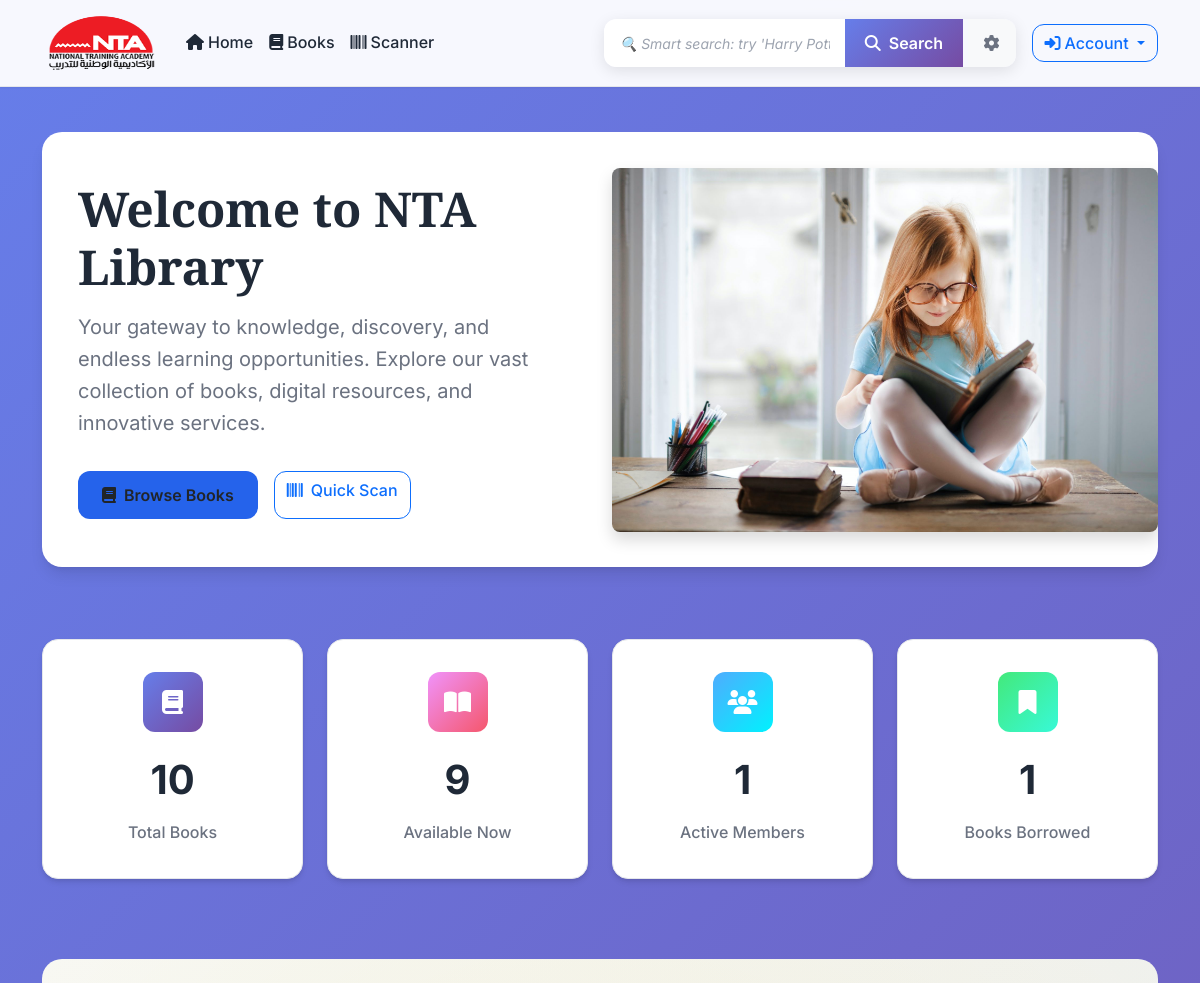
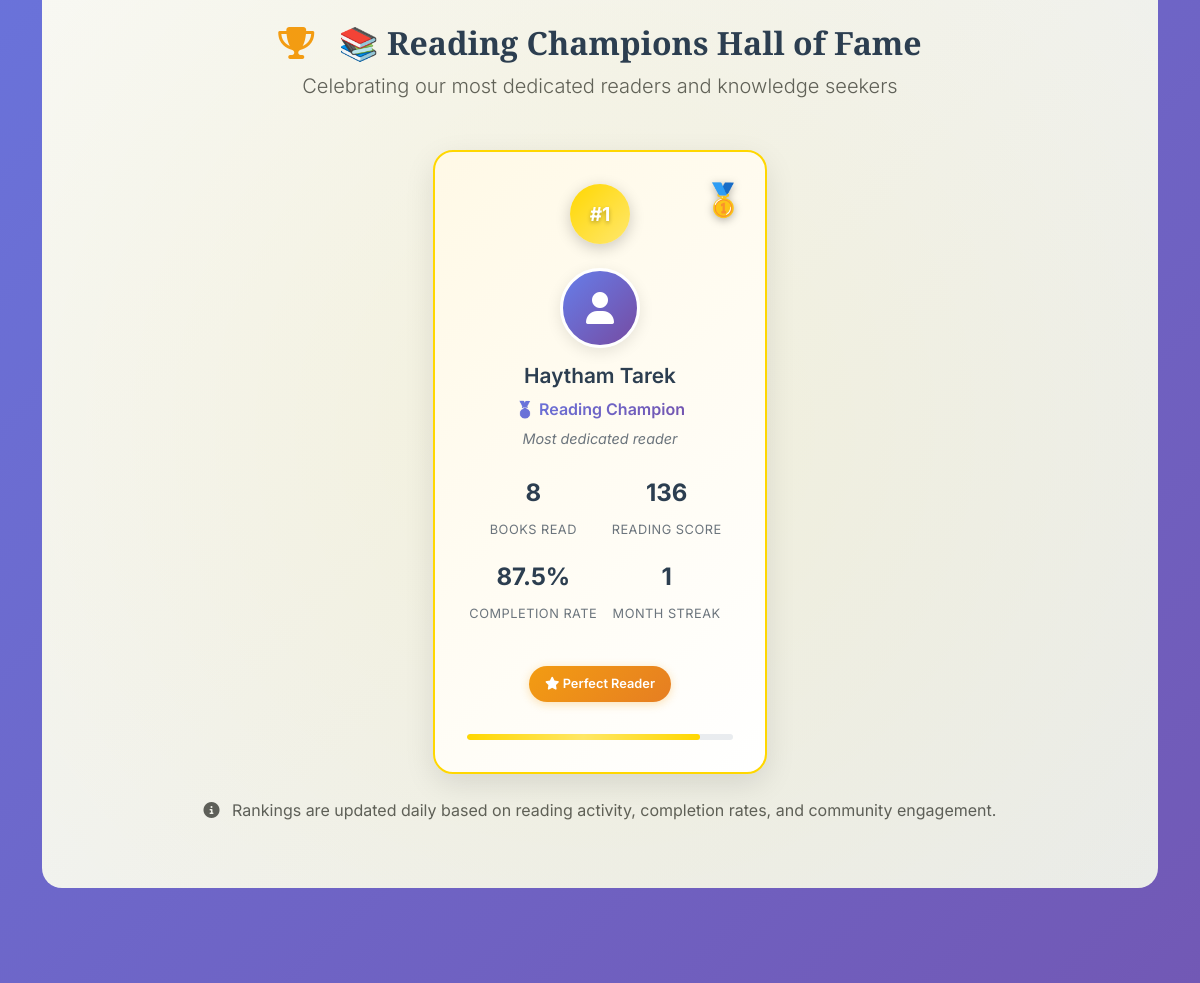
Before: / (upper part) with the older database file (2 pictures, top to bottom).
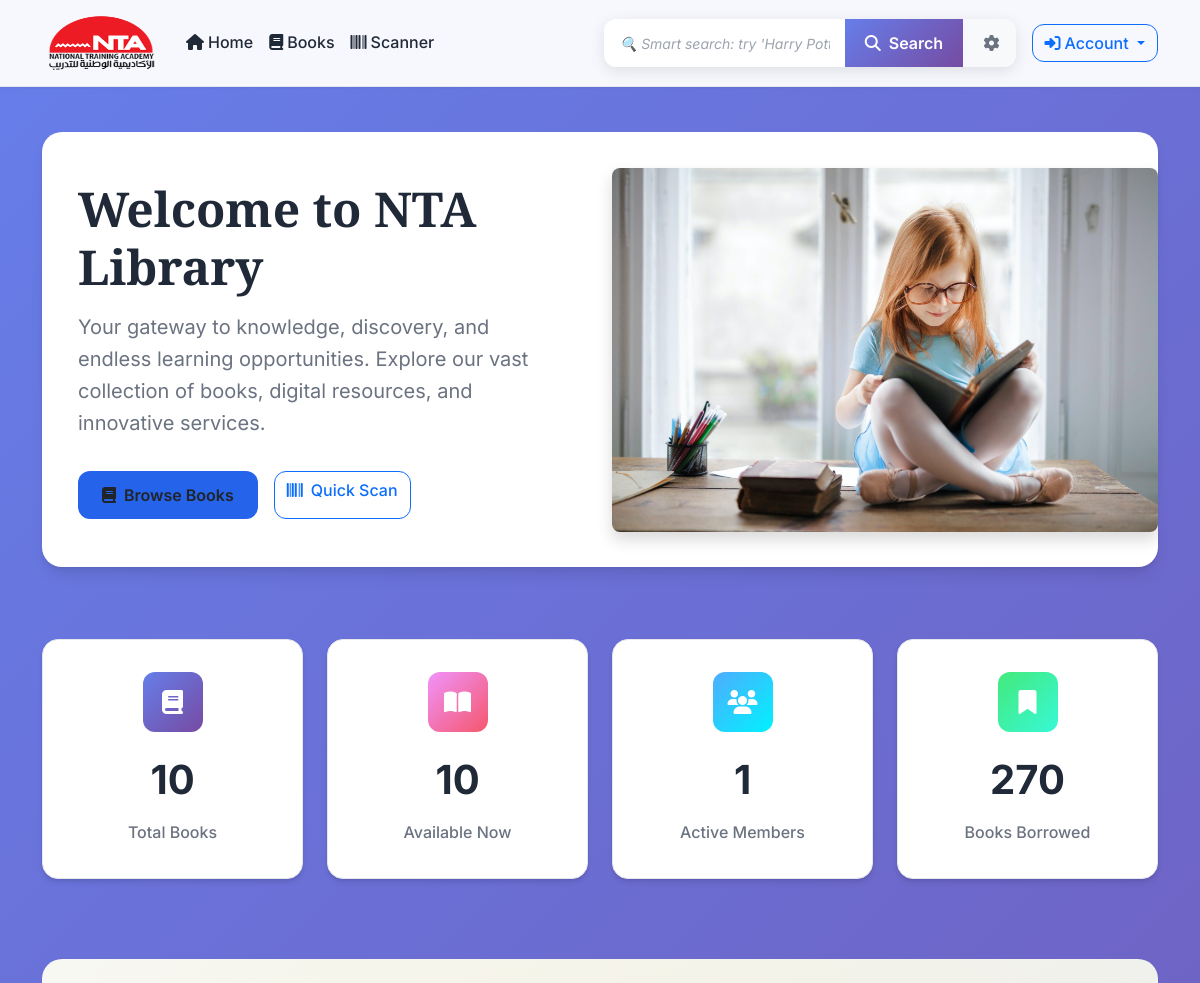
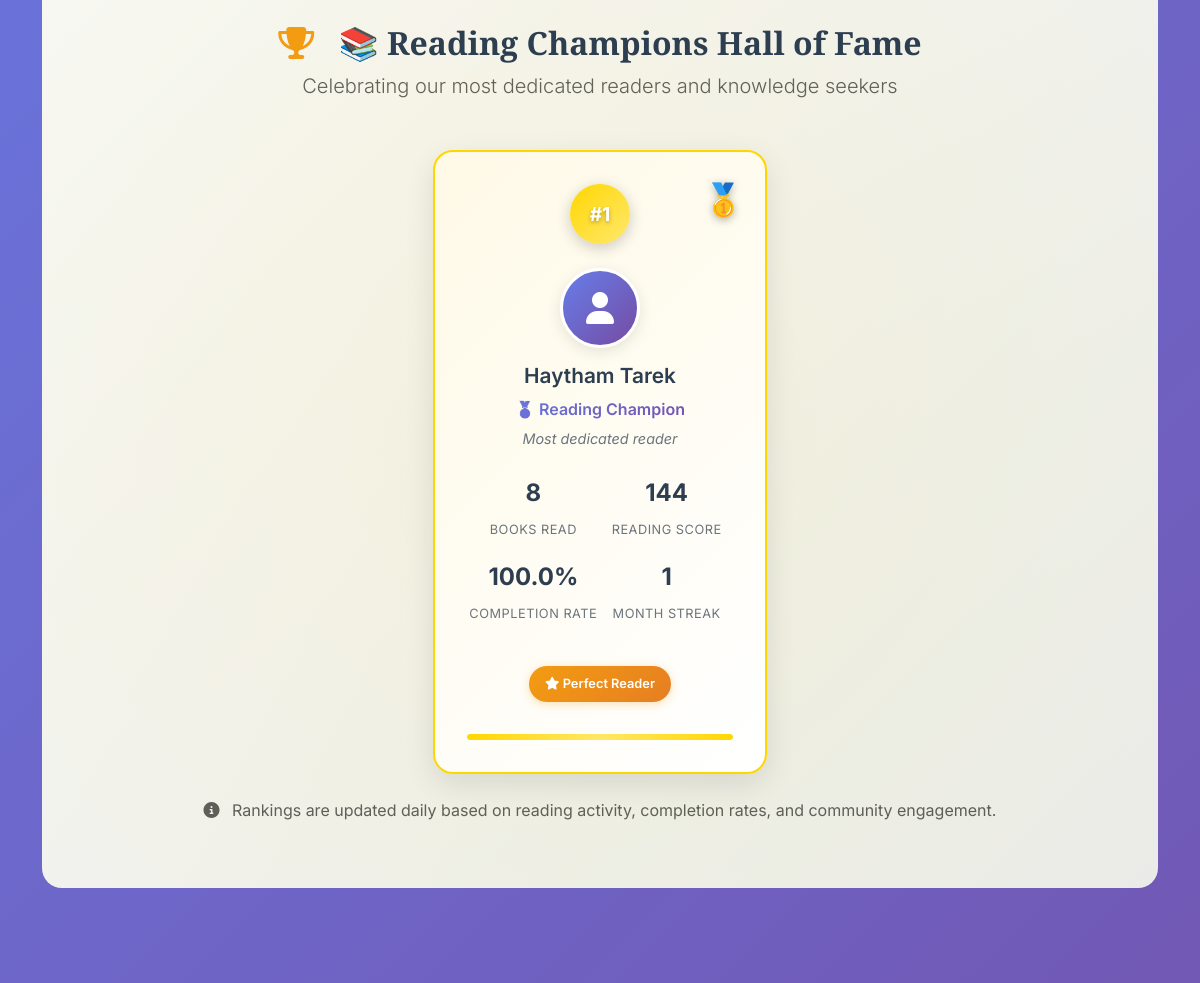
After: the same page with the newer database file (2 pictures, top to bottom).
### library_users/models.py (models this page shows, shortened)
class UserProfileinfo(models.Model):
    USER_TYPE_CHOICES = [
        ('student', 'Student'),
        ('faculty', 'Faculty'),
        ('staff', 'Staff'),
        ('external', 'External Member'),
    ]
    STATUS_CHOICES = [
        ('active', 'Active'),
        ('suspended', 'Suspended'),
        ('expired', 'Expired'),
        ('pending', 'Pending Approval'),
    ]
    user = models.OneToOneField(User, on_delete=models.CASCADE)
    user_type = models.CharField(max_length=20, choices=USER_TYPE_CHOICES, default='student')
    status = models.CharField(max_length=20, choices=STATUS_CHOICES, default='active')
    phone_regex = RegexValidator(regex=r'^\+?1?\d{9,15}$', message="Phone number must be entered in the format: '+999999999'. Up to 15 digits allowed.")
    phone_number = models.CharField(validators=[phone_regex], max_length=17, blank=True)
    address = models.TextField(max_length=500, blank=True)
    date_of_birth = models.DateField(null=True, blank=True)
    department = models.CharField(max_length=100, blank=True)
    student_id = models.CharField(max_length=20, blank=True, unique=True, null=True)
    employee_id = models.CharField(max_length=20, blank=True, unique=True, null=True)
    profile_image = models.ImageField(upload_to='profile_pics', blank=True)
    membership_date = models.DateField(auto_now_add=True)
    membership_expiry = models.DateField(null=True, blank=True)
    max_books_allowed = models.PositiveIntegerField(default=5)
    current_books_count = models.PositiveIntegerField(default=0)
    total_fines = models.DecimalField(max_digits=10, decimal_places=2, default=0.00)
    email_notifications = models.BooleanField(default=True)
    sms_notifications = models.BooleanField(default=False)
    class Meta:
        verbose_name = 'User Profile'
        verbose_name_plural = 'User Profiles'

### books/views.py (the view)
# urls.py: path('', views.landing, name='landing'),
def landing(request):
    total_books = Book.objects.count()
    available_books = Book.objects.filter(is_available=True).count()
    borrowed_books = Borrower.objects.filter(status='borrowed').count()
    total_users = UserProfileinfo.objects.filter(status='active').count()
    honor_board = LibraryReports.get_honor_board()
    context = {
        'total_books': total_books,
        'available_books': available_books,
        'borrowed_books': borrowed_books,
        'total_users': total_users,
        'honor_board': honor_board,
    }
    return render(request, "landing_page.html", context=context)

### templates/landing_page.html (shortened to what this page needs)
<!DOCTYPE html>
{% load static %}
<html lang="en">
<head>
    <link href="https://cdn.jsdelivr.net/npm/bootstrap@5.3.0/dist/css/bootstrap.min.css" rel="stylesheet">
    <link rel="stylesheet" href="https://cdnjs.cloudflare.com/ajax/libs/font-awesome/6.4.0/css/all.min.css">
    <link rel="stylesheet" href="{% static 'css/mystyle.css' %}">
</head>
<body>
    <nav class="navbar navbar-expand-lg fixed-top">
        <div class="container">
            <a class="navbar-brand" href="/">
                <img src="{% static 'images/logo.png' %}" width="120" height="60" alt="NTA Library" class="d-inline-block align-top">
            </a>
            <div class="collapse navbar-collapse" id="navbarNav">
                <ul class="navbar-nav me-auto">
                    <li class="nav-item">
                        <a class="nav-link" href="/"><i class="fas fa-home me-1"></i>Home</a>
                    </li>
                    <li class="nav-item">
                        <a class="nav-link" href="{% url 'books:view_books_list' %}"><i class="fas fa-book me-1"></i>Books</a>
                    </li>
                    <li class="nav-item">
                        <a class="nav-link" href="{% url 'books:barcode_scan' %}"><i class="fas fa-barcode me-1"></i>Scanner</a>
                    </li>
                </ul>
                <form class="d-flex me-3 search-form-enhanced" action="{% url 'books:search_results' %}" method="get">
                    <div class="input-group search-group-enhanced">
                        <input class="form-control search-input-enhanced"
                               name="q"
                               type="text"
                               placeholder="🔍 Smart search: try 'Harry Potter', 'Stephen King', or 'Python Programming'..."
                               aria-label="Search"
                               autocomplete="off"
                               data-toggle="tooltip"
                               title="Smart search with relevance ranking. Supports exact matches, partial words, and multi-word queries.">
                        <div class="input-group-append">
                            <button class="btn btn-primary btn-search-enhanced" type="submit">
                                <i class="fas fa-search me-1"></i>
                                <span class="d-none d-md-inline">Search</span>
                            </button>
                            <button class="btn btn-outline-secondary btn-advanced-search" type="button" data-bs-toggle="collapse" data-bs-target="#advancedSearch" aria-expanded="false">
                                <i class="fas fa-cog"></i>
                            </button>
                        </div>
                    </div>
                </form>
                <div class="dropdown">
                    <button class="btn btn-outline-primary dropdown-toggle" type="button" data-bs-toggle="dropdown" aria-expanded="false">
                        {% if user.is_authenticated %}
                            <i class="fas fa-user me-1"></i>{{ user.username|title }}
                        {% else %}
                            <i class="fas fa-sign-in-alt me-1"></i>Account
                        {% endif %}
                    </button>
                </div>
            </div>
        </div>
    </nav>
    <main style="padding-top: 100px;">
        {% block body_block %}
        <div class="container">
            <div class="hero-section">
                <div class="row align-items-center">
                    <div class="col-lg-6 hero-content">
                        <h1 class="hero-title">Welcome to NTA Library</h1>
                        <p class="hero-subtitle">Your gateway to knowledge, discovery, and endless learning opportunities. Explore our vast collection of books, digital resources, and innovative services.</p>
                        <div class="d-flex gap-3 flex-wrap">
                            <a href="{% url 'books:view_books_list' %}" class="btn btn-primary-custom">
                                <i class="fas fa-book me-2"></i>Browse Books
                            </a>
                            <a href="{% url 'books:barcode_scan' %}" class="btn btn-outline-primary">
                                <i class="fas fa-barcode me-2"></i>Quick Scan
                            </a>
                        </div>
                    </div>
                    <div class="col-lg-6">
                        <img src="{% static 'images/reading.jpg' %}" class="img-fluid rounded-3 shadow" alt="Library Reading">
                    </div>
                </div>
            </div>
            <div class="row g-4 my-5">
                <div class="col-md-3">
                    <div class="stats-card">
                        <div class="stats-icon" style="background: linear-gradient(135deg, #667eea 0%, #764ba2 100%);">
                            <i class="fas fa-book"></i>
                        </div>
                        <div class="stats-number">{{ total_books|default:"1,250" }}</div>
                        <div class="stats-label">Total Books</div>
                    </div>
                </div>
                <div class="col-md-3">
                    <div class="stats-card">
                        <div class="stats-icon" style="background: linear-gradient(135deg, #f093fb 0%, #f5576c 100%);">
                            <i class="fas fa-book-open"></i>
                        </div>
                        <div class="stats-number">{{ available_books|default:"980" }}</div>
                        <div class="stats-label">Available Now</div>
                    </div>
                </div>
                <div class="col-md-3">
                    <div class="stats-card">
                        <div class="stats-icon" style="background: linear-gradient(135deg, #4facfe 0%, #00f2fe 100%);">
                            <i class="fas fa-users"></i>
                        </div>
                        <div class="stats-number">{{ total_users|default:"450" }}</div>
                        <div class="stats-label">Active Members</div>
                    </div>
                </div>
                <div class="col-md-3">
                    <div class="stats-card">
                        <div class="stats-icon" style="background: linear-gradient(135deg, #43e97b 0%, #38f9d7 100%);">
                            <i class="fas fa-bookmark"></i>
                        </div>
                        <div class="stats-number">{{ borrowed_books|default:"270" }}</div>
                        <div class="stats-label">Books Borrowed</div>
                    </div>
                </div>
            </div>
            {% if honor_board %}
            <div class="row my-5">
                <div class="col-12">
                    <div class="honor-section">
                        <div class="text-center mb-5">
                            <h2 class="honor-title" style="font-family: 'Playfair Display', serif; font-weight: 600; color: #2c3e50;">
                                <i class="fas fa-trophy me-3" style="color: #f39c12;"></i>
                                📚 Reading Champions Hall of Fame
                            </h2>
                            <p class="lead text-muted">Celebrating our most dedicated readers and knowledge seekers</p>
                        </div>
                        <div class="row g-4 justify-content-center">
                            {% for reader in honor_board %}
                            <div class="col-lg-4 col-md-6">
                                <div class="honor-card rank-{{ reader.rank }}">
                                    <div class="honor-badge">
                                        <div class="rank-circle" style="background: {{ reader.achievement.color }}; background: linear-gradient(135deg, {{ reader.achievement.color }}, {{ reader.achievement.color }}88);">
                                            <span class="rank-number">#{{ reader.rank }}</span>
                                        </div>
                                        <div class="medal-icon">
                                            {% if reader.rank == 1 %}
                                                🥇
                                            {% elif reader.rank == 2 %}
                                                🥈
                                            {% else %}
                                                🥉
                                            {% endif %}
                                        </div>
                                    </div>
                                    <div class="honor-content">
                                        <div class="reader-avatar">
                                            {% if reader.user.profile_image %}
                                                <img src="{{ reader.user.profile_image.url }}" alt="{{ reader.user.user.get_full_name|default:reader.user.user.username }}" class="avatar-img">
                                            {% else %}
                                                <div class="avatar-placeholder">
                                                    <i class="fas fa-user"></i>
                                                </div>
                                            {% endif %}
                                        </div>
                                        <h4 class="reader-name">{{ reader.user.user.get_full_name|default:reader.user.user.username|truncatechars:20 }}</h4>
                                        <p class="achievement-title">{{ reader.achievement.title }}</p>
                                        <p class="achievement-desc">{{ reader.achievement.description }}</p>
                                        <div class="reading-stats">
                                            <div class="stat-row">
                                                <div class="stat-item">
                                                    <span class="stat-number">{{ reader.total_borrowed }}</span>
                                                    <span class="stat-label">Books Read</span>
                                                </div>
                                                <div class="stat-item">
                                                    <span class="stat-number">{{ reader.reading_score }}</span>
                                                    <span class="stat-label">Reading Score</span>
                                                </div>
                                            </div>
                                            <div class="stat-row">
                                                <div class="stat-item">
                                                    <span class="stat-number">{{ reader.completion_rate }}%</span>
                                                    <span class="stat-label">Completion Rate</span>
                                                </div>
                                                <div class="stat-item">
                                                    <span class="stat-number">{{ reader.reading_streak }}</span>
                                                    <span class="stat-label">Month Streak</span>
                                                </div>
                                            </div>
                                        </div>
                                        {% if reader.is_perfect_reader %}
                                        <div class="perfect-reader-badge">
                                            <i class="fas fa-star"></i> Perfect Reader
                                        </div>
                                        {% endif %}
                                        <div class="progress-bar-container">
                                            <div class="progress-bar" style="width: {{ reader.completion_rate }}%; background: {{ reader.achievement.color }};"></div>
                                        </div>
                                    </div>
                                </div>
                            </div>
                            {% endfor %}
                        </div>
                        <div class="text-center mt-4">
                            <p class="text-muted">
                                <i class="fas fa-info-circle me-2"></i>
                                Rankings are updated daily based on reading activity, completion rates, and community engagement.
                            </p>
                        </div>
                    </div>
                </div>
            </div>
            {% endif %}
            <div class="row g-4 my-5">
            </div>
        </div>
        {% endblock %}
    </main>
</body>
</html>

### static/css/mystyle.css (style rules this page uses)
.btn { border-radius: 12px; font-weight: 500; transition: all 0.3s ease; }
.form-control { border-radius: 12px; border: 2px solid #e5e7eb; transition: all 0.3s ease; }

Changed rows visible on the page:
changed UserProfileinfo "Haytham Tarek": reading_score "136" → "144"; completion_rate "87.5" → "100.0"; {{ reader.completion_rate }} 87.5 → 100.0 (drawn)
Other visible differences:
{{ available_books|default:"980" }}: "9" → "10"
{{ borrowed_books|default:"270" }}: "1" → "270"
